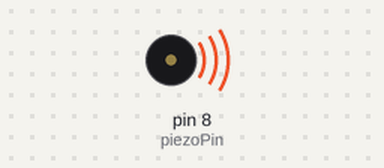
Bench run of a sketch on a simulated Arduino Uno, built with avr-gcc and run on an emulated ATmega328P. Parts: buzzer (waves = sounding).

Above: at 0.2 s.
Timing chart, 0 to 3.5 s (numbered marks = the images above):
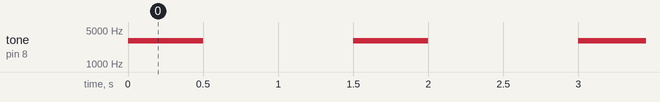

The sketch:

buzz.ino
```cpp
int piezoPin=8;
void setup() {
  // put your setup code here, to run once:

}

void loop() {
  // put your main code here, to run repeatedly:
  tone(piezoPin, 3000,500);
  delay(1500);

}
```

Measured:
- by itself, tone on pin 8 (piezoPin): alternates 3000 Hz for 0.50 s and silent for 1.0 s
